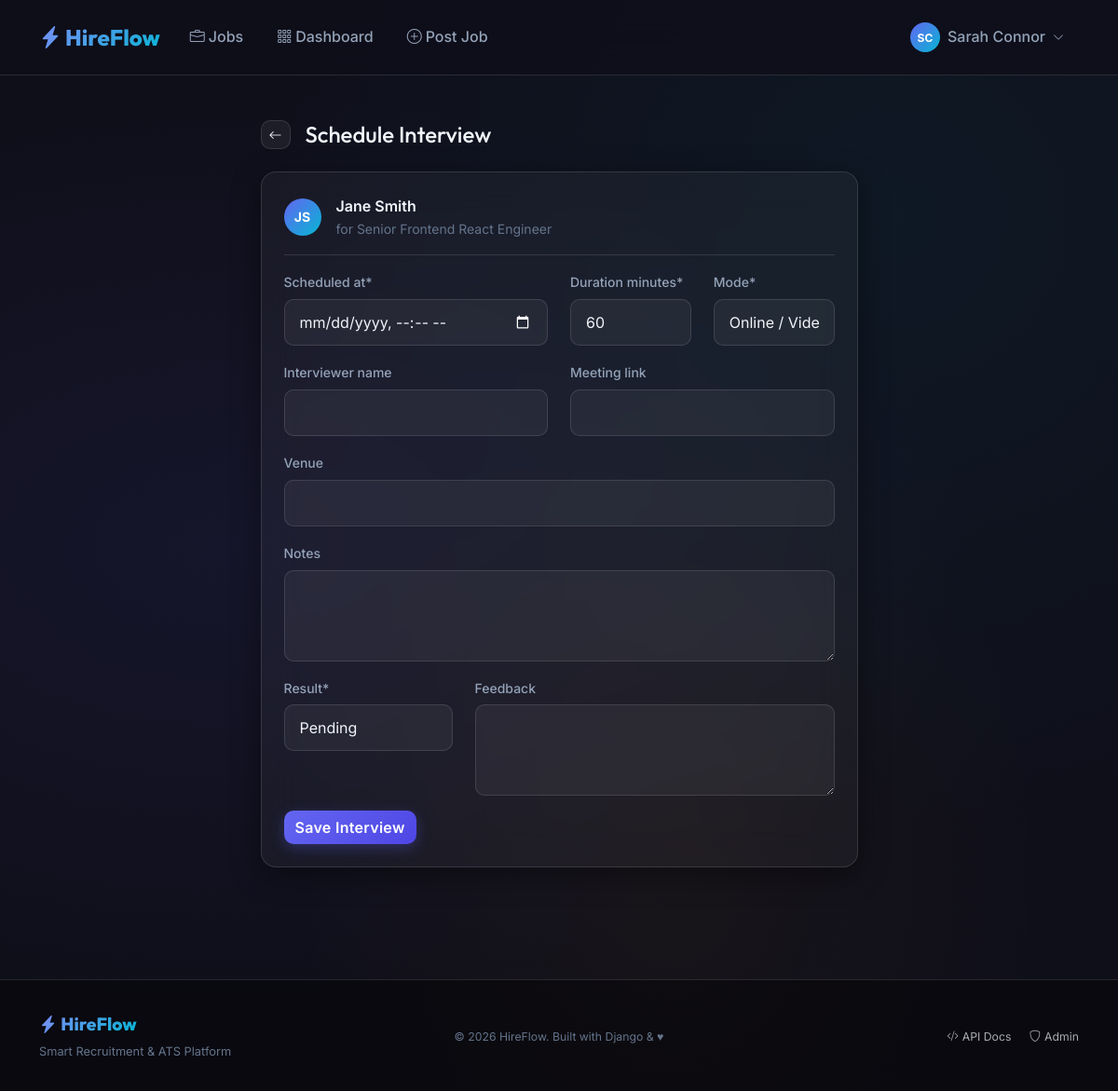
/applications/2/interview/ (signed in), run on the app's committed database.
### accounts/models.py (models this page shows, shortened)
class CustomUser(AbstractUser):
    ROLE_CHOICES = [
        ('admin', 'Admin'),
        ('recruiter', 'Recruiter'),
        ('applicant', 'Applicant'),
    ]
    role = models.CharField(max_length=20, choices=ROLE_CHOICES, default='applicant')
    email = models.EmailField(unique=True)
    USERNAME_FIELD = 'email'
    REQUIRED_FIELDS = ['username', 'first_name', 'last_name']
    @property
    def is_admin(self):
        return self.role == 'admin'
    @property
    def is_recruiter(self):
        return self.role == 'recruiter'
    @property
    def is_applicant(self):
        return self.role == 'applicant'
    def get_full_name(self):
        return f'{self.first_name} {self.last_name}'.strip() or self.username

### applications/models.py (models this page shows, shortened)
class Application(models.Model):
    STATUS_CHOICES = [
        ('applied', 'Applied'),
        ('shortlisted', 'Shortlisted'),
        ('interview', 'Interview Scheduled'),
        ('selected', 'Selected'),
        ('rejected', 'Rejected'),
        ('withdrawn', 'Withdrawn'),
    ]
    STATUS_COLORS = {
        'applied': 'primary',
        'shortlisted': 'info',
        'interview': 'warning',
        'selected': 'success',
        'rejected': 'danger',
        'withdrawn': 'secondary',
    }
    job = models.ForeignKey(Job, on_delete=models.CASCADE, related_name='applications')
    applicant = models.ForeignKey(
        settings.AUTH_USER_MODEL,
        on_delete=models.CASCADE,
        related_name='applications',
    )
    status = models.CharField(max_length=20, choices=STATUS_CHOICES, default='applied')
    cover_letter = models.TextField(blank=True)
    resume = models.FileField(upload_to='application_resumes/', blank=True, null=True)
    recruiter_notes = models.TextField(blank=True, help_text='Internal recruiter notes')
    applied_at = models.DateTimeField(auto_now_add=True)
    updated_at = models.DateTimeField(auto_now=True)
    class Meta:
        unique_together = ('job', 'applicant')
        ordering = ['-applied_at']

### jobs/models.py (models this page shows, shortened)
class Job(models.Model):
    TYPE_CHOICES = [
        ('full_time', 'Full Time'),
        ('part_time', 'Part Time'),
        ('contract', 'Contract'),
        ('internship', 'Internship'),
        ('remote', 'Remote'),
        ('hybrid', 'Hybrid'),
    ]
    EXPERIENCE_CHOICES = [
        ('entry', 'Entry Level (0-2 yrs)'),
        ('mid', 'Mid Level (2-5 yrs)'),
        ('senior', 'Senior Level (5+ yrs)'),
        ('lead', 'Lead / Manager'),
    ]
    STATUS_CHOICES = [
        ('draft', 'Draft'),
        ('active', 'Active'),
        ('closed', 'Closed'),
        ('paused', 'Paused'),
    ]
    recruiter = models.ForeignKey(
        settings.AUTH_USER_MODEL,
        on_delete=models.CASCADE,
        related_name='posted_jobs',
        limit_choices_to={'role__in': ['recruiter', 'admin']},
    )
    category = models.ForeignKey(JobCategory, on_delete=models.SET_NULL, null=True, related_name='jobs')
    title = models.CharField(max_length=200)
    company = models.CharField(max_length=200)
    company_logo = models.ImageField(upload_to='company_logos/', blank=True, null=True)
    location = models.CharField(max_length=150)
    job_type = models.CharField(max_length=20, choices=TYPE_CHOICES, default='full_time')
    experience_level = models.CharField(max_length=20, choices=EXPERIENCE_CHOICES, default='mid')
    description = models.TextField()
    requirements = models.TextField()
    responsibilities = models.TextField(blank=True)
    salary_min = models.PositiveIntegerField(null=True, blank=True, help_text='Monthly salary in INR')
    salary_max = models.PositiveIntegerField(null=True, blank=True)
    skills_required = models.TextField(help_text='Comma-separated skills')
    vacancies = models.PositiveIntegerField(default=1)
    deadline = models.DateField()
    status = models.CharField(max_length=20, choices=STATUS_CHOICES, default='active')
    is_featured = models.BooleanField(default=False)
    views_count = models.PositiveIntegerField(default=0)
    created_at = models.DateTimeField(auto_now_add=True)
    updated_at = models.DateTimeField(auto_now=True)
    class Meta:
        ordering = ['-is_featured', '-created_at']

### applications/views.py (the view)
# urls.py: path('<int:application_pk>/interview/', views.schedule_interview, name='schedule_interview'),
@recruiter_or_admin_required
def schedule_interview(request, application_pk):
    application = get_object_or_404(Application, pk=application_pk)
    if application.job.recruiter != request.user and not request.user.is_admin:
        return HttpResponseForbidden('Access denied.')
    if request.method == 'POST':
        form = InterviewForm(request.POST)
        if form.is_valid():
            interview = form.save(commit=False)
            interview.application = application
            interview.save()
            if application.status not in ['selected', 'rejected']:
                old_status = application.status
                application.status = 'interview'
                application.save()
                StatusHistory.objects.create(
                    application=application,
                    from_status=old_status,
                    to_status='interview',
                    changed_by=request.user,
                    note=f'Interview scheduled for {interview.scheduled_at.strftime("%d %b %Y %H:%M")}.',
                )
            messages.success(request, 'Interview scheduled successfully!')
            return redirect('applications:detail', pk=application_pk)
    else:
        form = InterviewForm()
    return render(request, 'applications/schedule_interview.html', {
        'form': form,
        'application': application,
    })

### applications/views.py (called while the page is built)
def recruiter_or_admin_required(view_func):
    from functools import wraps
    @wraps(view_func)
    def _wrapped_view(request, *args, **kwargs):
        if not request.user.is_authenticated:
            from django.contrib.auth.views import redirect_to_login
            return redirect_to_login(request.get_full_path())
        if not (request.user.is_recruiter or request.user.is_admin):
            return HttpResponseForbidden('Access denied.')
        return view_func(request, *args, **kwargs)
    return _wrapped_view

### templates/applications/schedule_interview.html (shortened to what this page needs)
{% extends 'base.html' %}
{% load crispy_forms_tags %}
{% block content %}
<div class="container py-5">
  <div class="row justify-content-center">
    <div class="col-lg-7">
      <div class="d-flex align-items-center gap-3 mb-4">
        <a href="{% url 'applications:detail' application.pk %}" class="btn btn-secondary-glass btn-sm"><i class="bi bi-arrow-left"></i></a>
        <h1 class="h4 mb-0">Schedule Interview</h1>
      </div>
      <div class="glass-card-static p-4 mb-4">
        <div class="d-flex align-items-center gap-3 mb-3 pb-3" style="border-bottom:1px solid var(--border-glass);">
          <div class="avatar-circle">{{ application.applicant.first_name|first|upper }}{{ application.applicant.last_name|first|upper }}</div>
          <div>
            <div style="font-weight:600;">{{ application.applicant.get_full_name }}</div>
            <div style="color:var(--text-muted);font-size:0.875rem;">for {{ application.job.title }}</div>
          </div>
        </div>
        {% crispy form %}
      </div>
    </div>
  </div>
</div>
{% endblock %}

### templates/base.html (shortened to what this page needs)
{% load static %}
<!DOCTYPE html>
<html lang="en" data-bs-theme="dark">
<head>
  <link href="https://cdn.jsdelivr.net/npm/bootstrap@5.3.2/dist/css/bootstrap.min.css" rel="stylesheet">
  <link rel="stylesheet" href="https://cdn.jsdelivr.net/npm/bootstrap-icons@1.11.3/font/bootstrap-icons.min.css">
  <link rel="stylesheet" href="{% static 'css/main.css' %}">
</head>
<body>
  <nav class="navbar navbar-expand-lg">
    <div class="container">
      <a class="navbar-brand" href="{% url 'jobs:list' %}">
        <i class="bi bi-lightning-charge-fill me-1"></i>HireFlow
      </a>
      <div class="collapse navbar-collapse" id="navMain">
        <ul class="navbar-nav me-auto gap-1">
          <li class="nav-item">
            <a class="nav-link {% if request.resolver_match.namespace == 'jobs' and request.resolver_match.url_name == 'list' %}active{% endif %}"
               href="{% url 'jobs:list' %}">
              <i class="bi bi-briefcase me-1"></i>Jobs
            </a>
          </li>
          {% if user.is_authenticated %}
          <li class="nav-item">
            <a class="nav-link {% if request.resolver_match.namespace == 'dashboard' %}active{% endif %}"
               href="{% url 'dashboard:home' %}">
              <i class="bi bi-grid-3x3-gap me-1"></i>Dashboard
            </a>
          </li>
          {% if user.is_recruiter or user.is_admin %}
          <li class="nav-item">
            <a class="nav-link" href="{% url 'jobs:create' %}">
              <i class="bi bi-plus-circle me-1"></i>Post Job
            </a>
          </li>
          {% endif %}
          {% endif %}
        </ul>
        <ul class="navbar-nav gap-2 align-items-center">
          {% if user.is_authenticated %}
            <li class="nav-item dropdown">
              <a class="nav-link d-flex align-items-center gap-2" href="#" data-bs-toggle="dropdown">
                <div class="avatar-circle" style="width:32px;height:32px;font-size:0.75rem;">
                  {{ user.first_name|first|upper }}{{ user.last_name|first|upper }}
                </div>
                <span class="d-none d-md-inline">{{ user.get_full_name }}</span>
                <i class="bi bi-chevron-down" style="font-size:0.75rem;"></i>
              </a>
            </li>
          {% endif %}
        </ul>
      </div>
    </div>
  </nav>
  <main>
    {% block content %}{% endblock %}
  </main>
  <footer class="mt-5">
    <div class="container">
      <div class="row align-items-center">
        <div class="col-md-4">
          <span class="navbar-brand mb-0" style="font-size:1.2rem;">
            <i class="bi bi-lightning-charge-fill me-1"></i>HireFlow
          </span>
          <p class="mt-1 mb-0" style="color:var(--text-muted);font-size:0.8rem;">Smart Recruitment & ATS Platform</p>
        </div>
        <div class="col-md-4 text-center">
          <small style="color:var(--text-muted);">
            &copy; {% now "Y" %} HireFlow. Built with Django & ♥
          </small>
        </div>
        <div class="col-md-4 text-end">
          <a href="{% url 'api:api-root' %}" class="text-muted text-decoration-none small me-3">
            <i class="bi bi-code-slash me-1"></i>API Docs
          </a>
          <a href="/admin/" class="text-muted text-decoration-none small">
            <i class="bi bi-shield me-1"></i>Admin
          </a>
        </div>
      </div>
    </div>
  </footer>
</body>
</html>

### static/css/main.css (style rules this page uses)
:root { --primary: #6366f1; --primary-dark: #4f46e5; --primary-light: #818cf8; --secondary: #06b6d4; --accent: #f59e0b; --success: #10b981; --danger: #ef4444; --warning: #f59e0b; --info: #3b82f6; --bg-dark: #0f0f1a; --bg-card: rgba(255, 255, 255, 0.04); --bg-card-hover: rgba(255, 255, 255, 0.08); --bg-glass: rgba(255, 255, 255, 0.06); --border-glass: rgba(255, 255, 255, 0.12); --text-primary: #f1f5f9; --text-secondary: #94a3b8; --text-muted: #64748b; --radius: 16px; --radius-sm: 10px; --radius-lg: 24px; --shadow-card: 0 8px 32px rgba(0, 0, 0, 0.4); --shadow-hover: 0 20px 60px rgba(99, 102, 241, 0.2); --transition: all 0.3s cubic-bezier(0.4, 0, 0.2, 1); }
*, *::before, *::after { box-sizing: border-box; margin: 0; padding: 0; }
html { scroll-behavior: smooth; }
body { font-family: 'Inter', sans-serif; background-color: var(--bg-dark); background-image: radial-gradient(ellipse at 20% 50%, rgba(99, 102, 241, 0.08) 0%, transparent 60%), radial-gradient(ellipse at 80% 20%, rgba(6, 182, 212, 0.06) 0%, transparent 50%), radial-gradient(ellipse at 60% 80%, rgba(245, 158, 11, 0.04) 0%, transparent 40%); background-attachment: fixed; color: var(--text-primary); min-height: 100vh; line-height: 1.6; }
h1, h2, h3, h4, h5, h6 { font-family: 'Outfit', sans-serif; font-weight: 700; }
.navbar { background: rgba(15, 15, 26, 0.85) !important; backdrop-filter: blur(20px); -webkit-backdrop-filter: blur(20px); border-bottom: 1px solid var(--border-glass); padding: 1rem 0; position: sticky; top: 0; z-index: 1000; }
.navbar-brand { font-family: 'Outfit', sans-serif; font-weight: 800; font-size: 1.5rem; background: linear-gradient(135deg, var(--primary-light), var(--secondary)); -webkit-background-clip: text; -webkit-text-fill-color: transparent; background-clip: text; }
.nav-link { color: var(--text-secondary) !important; font-weight: 500; transition: var(--transition); padding: 0.5rem 1rem !important; border-radius: var(--radius-sm); }
.glass-card-static { background: var(--bg-card); border: 1px solid var(--border-glass); border-radius: var(--radius); backdrop-filter: blur(20px); box-shadow: var(--shadow-card); }
.btn-primary { background: linear-gradient(135deg, var(--primary), var(--primary-dark)); border: none; border-radius: var(--radius-sm); font-weight: 600; letter-spacing: 0.3px; transition: var(--transition); box-shadow: 0 4px 15px rgba(99, 102, 241, 0.3); }
.btn-secondary-glass { background: var(--bg-glass); border: 1px solid var(--border-glass); color: var(--text-primary); border-radius: var(--radius-sm); font-weight: 500; transition: var(--transition); }
.form-control, .form-select { background: rgba(255, 255, 255, 0.05) !important; border: 1px solid var(--border-glass) !important; color: var(--text-primary) !important; border-radius: var(--radius-sm) !important; padding: 0.75rem 1rem !important; transition: var(--transition); }
.form-control::placeholder { color: var(--text-muted) !important; }
.form-label { color: var(--text-secondary); font-weight: 500; font-size: 0.875rem; margin-bottom: 0.4rem; }
.form-select option { background: #1e1e3a; color: var(--text-primary); }
.avatar-circle { width: 40px; height: 40px; border-radius: 50%; background: linear-gradient(135deg, var(--primary), var(--secondary)); display: flex; align-items: center; justify-content: center; font-weight: 700; color: white; font-size: 0.875rem; flex-shrink: 0; }
footer { background: rgba(0,0,0,0.4); border-top: 1px solid var(--border-glass); padding: 2rem 0; color: var(--text-muted); font-size: 0.875rem; }

### data on the page
CustomUser: first_name|first "S", last_name|first "C", get_full_name "Sarah Connor"
Application: applicant.first_name|first "J", applicant.last_name|first "S", applicant.get_full_name "Jane Smith", job "Senior Frontend React Engineer"
